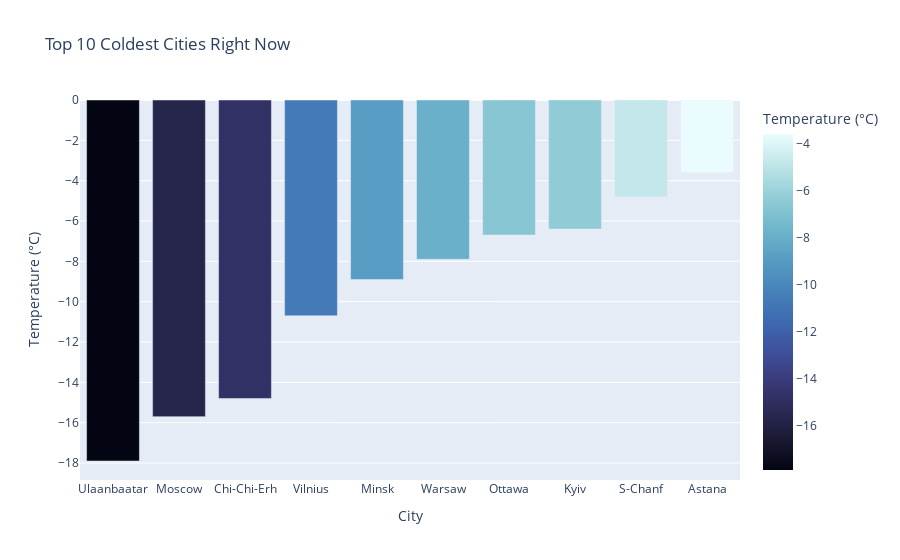

The cell this chart's notebook holds for it:
### Code cell
# Top 10 Coldest
coldest = latest_weather.sort_values(by='temperature_celsius', ascending=True).head(10)

fig = px.bar(
    coldest, 
    x='location_name', 
    y='temperature_celsius', 
    color='temperature_celsius', 
    title='Top 10 Coldest Cities Right Now',
    color_continuous_scale='Ice',
    labels={'temperature_celsius': 'Temperature (°C)', 'location_name': 'City'}
)
fig.show()

### Figure 1 — Plotly figure (JSON) as saved in the notebook; plotly's stock layout.template omitted (floating-point values rounded to 4 significant figures)
{"data": [{"hovertemplate": "City=%{x}<br>Temperature (°C)=%{marker.color}<extra></extra>", "legendgroup": "", "marker": {"color": [-17.9, -15.7, -14.8, -10.7, -8.9, -7.9, -6.7, -6.4, -4.8, -3.6], "coloraxis": "coloraxis", "pattern": {"shape": ""}}, "name": "", "orientation": "v", "showlegend": false, "textposition": "auto", "type": "bar", "x": ["Ulaanbaatar", "Moscow", "Chi-Chi-Erh", "Vilnius", "Minsk", "Warsaw", "Ottawa", "Kyiv", "S-Chanf", "Astana"], "xaxis": "x", "y": [-17.9, -15.7, -14.8, -10.7, -8.9, -7.9, -6.7, -6.4, -4.8, -3.6], "yaxis": "y"}], "layout": {"barmode": "relative", "coloraxis": {"colorbar": {"title": {"text": "Temperature (°C)"}}, "colorscale": [[0, "rgb(3, 5, 18)"], [0.09091, "rgb(25, 25, 51)"], [0.1818, "rgb(44, 42, 87)"], [0.2727, "rgb(58, 60, 125)"], [0.3636, "rgb(62, 83, 160)"], [0.4545, "rgb(62, 109, 178)"], [0.5455, "rgb(72, 134, 187)"], [0.6364, "rgb(89, 159, 196)"], [0.7273, "rgb(114, 184, 205)"], [0.8182, "rgb(149, 207, 216)"], [0.9091, "rgb(192, 229, 232)"], [1, "rgb(234, 252, 253)"]]}, "legend": {"tracegroupgap": 0}, "title": {"text": "Top 10 Coldest Cities Right Now"}, "xaxis": {"anchor": "y", "domain": [0, 1], "title": {"text": "City"}}, "yaxis": {"anchor": "x", "domain": [0, 1], "title": {"text": "Temperature (°C)"}}}}
